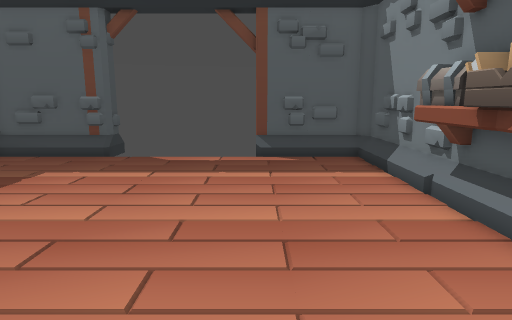
[1] (above)

12 first-person views from a walk through a 3-D level made in the Godot game engine. The camera is 1.2 m above the floor, tilts 10° down and sees 75° across. The floor is counted in squares, 0.5 m on a side. Each view is taken from the middle of a square. On the plan, view 1 faces up. The plan holds only what a view shows up to about 20 squares ahead; the rest is blank.

[2]
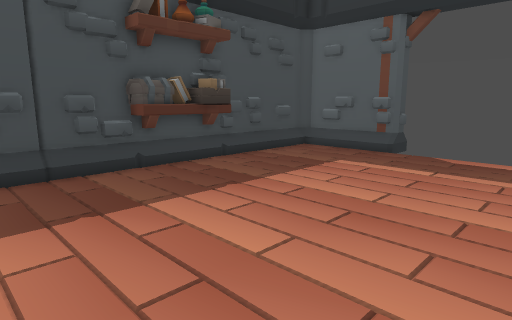

[3]
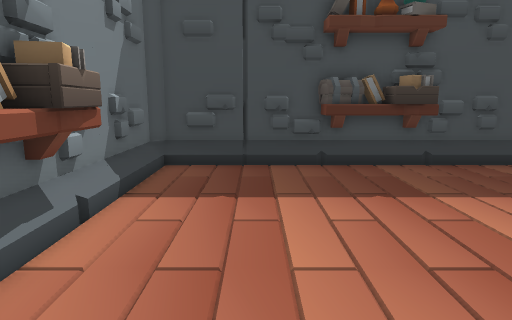

[4]
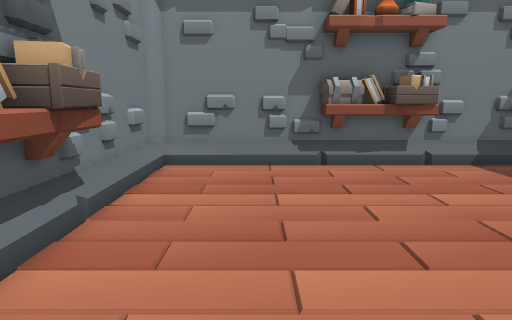

[5]
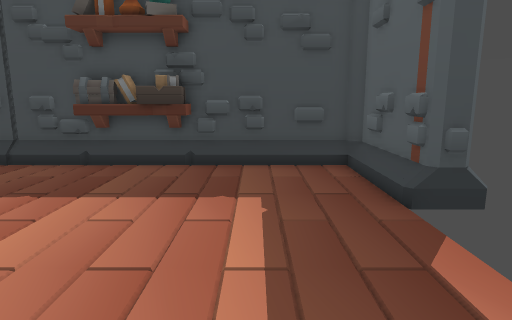

[6]
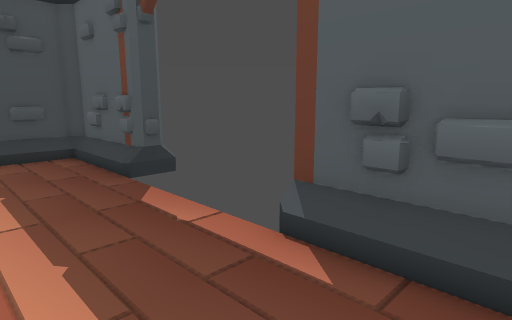

[7]
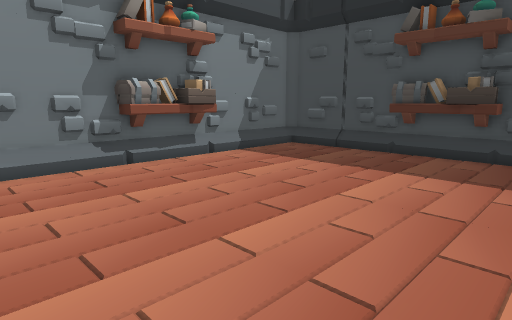

[8]
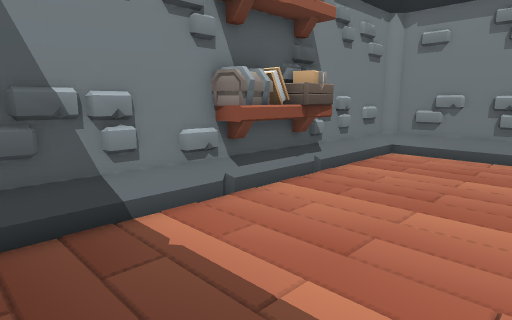

[9]
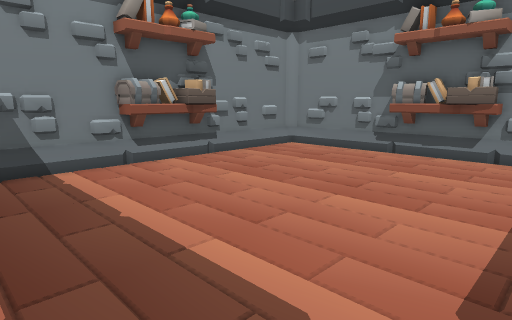

[10]
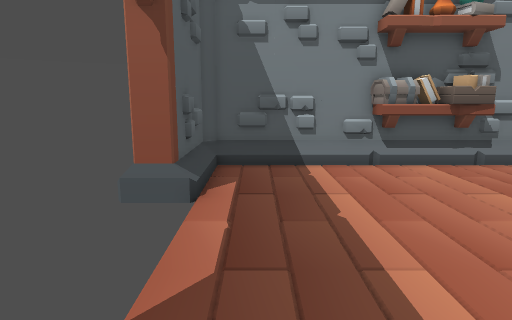

[11]
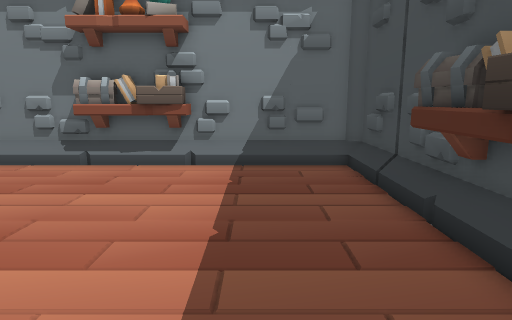

[12]
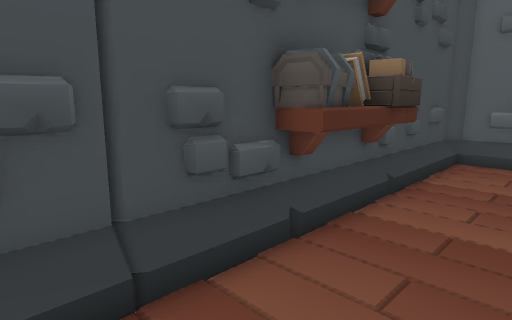

### Floor plan
Key: @ floor where view 1 was taken; # wall or solid block; . floor.
Columns run from 12 left of view 1 to 5 right of it. Each row starts with its distance up from view 1.
 15 ######       #####
 14 #................#
 13 #................#
 12 #................#
 11 #................#
 10 #................#
  9 ##..............##
  8 ##..............##
  7  #..............#
  6  #..............#
  5 ##..............##
  4 ##...............#
  3 #................#
  2 #................#
  1 #................#
  0 #...........@....#
 -1 #......#####.....#
 -2 ########  ########

Positions as (right, up) in squares from view 1, and headings:
1: (0, 0), facing up
2: (0, -1), facing up-left
3: (1, 2), facing left
4: (1, 11), facing down
5: (1, 11), facing left
6: (4, 10), facing up-left
7: (4, 11), facing down-left
8: (-2, 14), facing down-right
9: (-8, 14), facing down-right
10: (-8, 13), facing right
11: (-8, 11), facing down
12: (-8, 0), facing up-left
